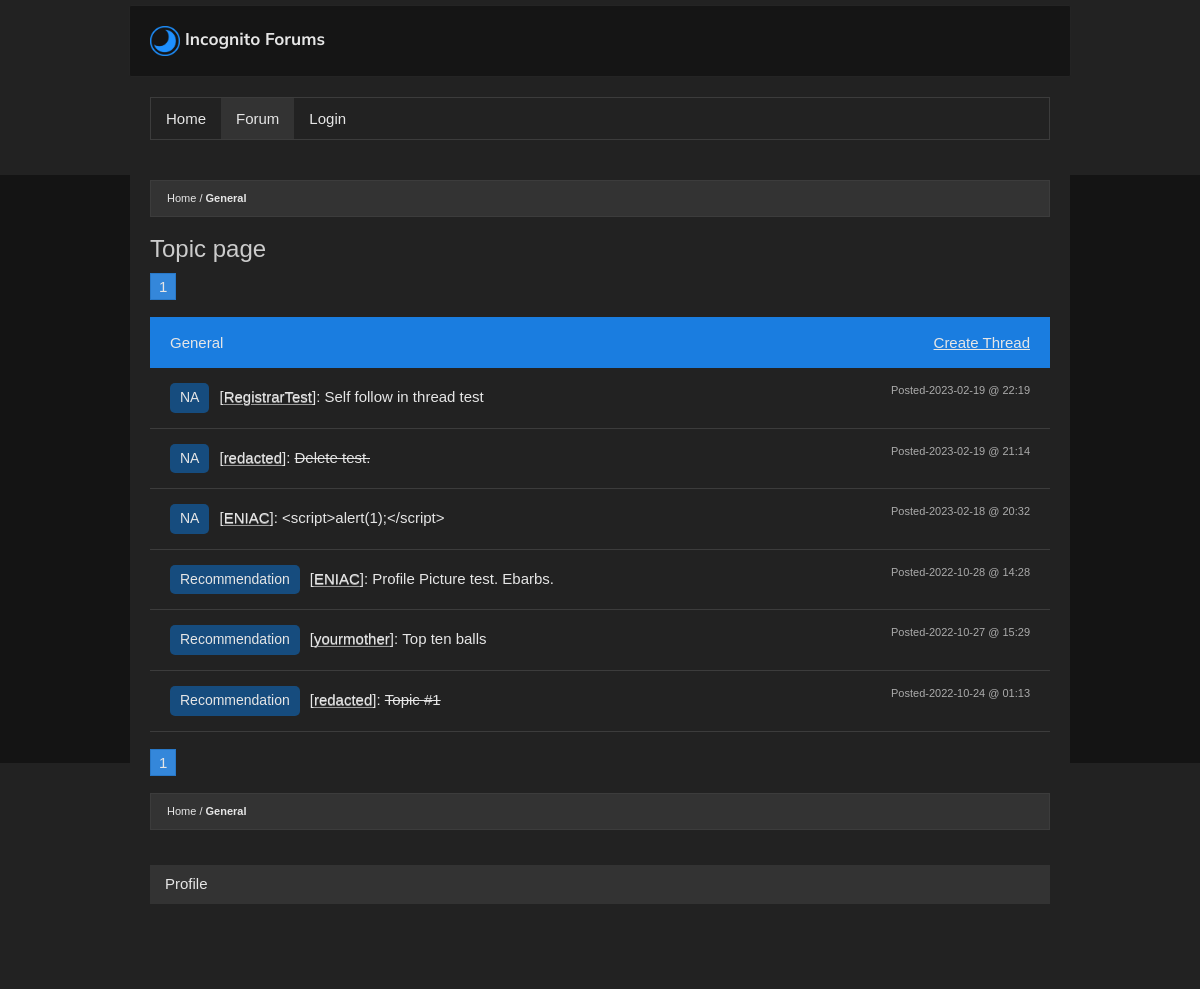
The app's page /sub/general, older data.
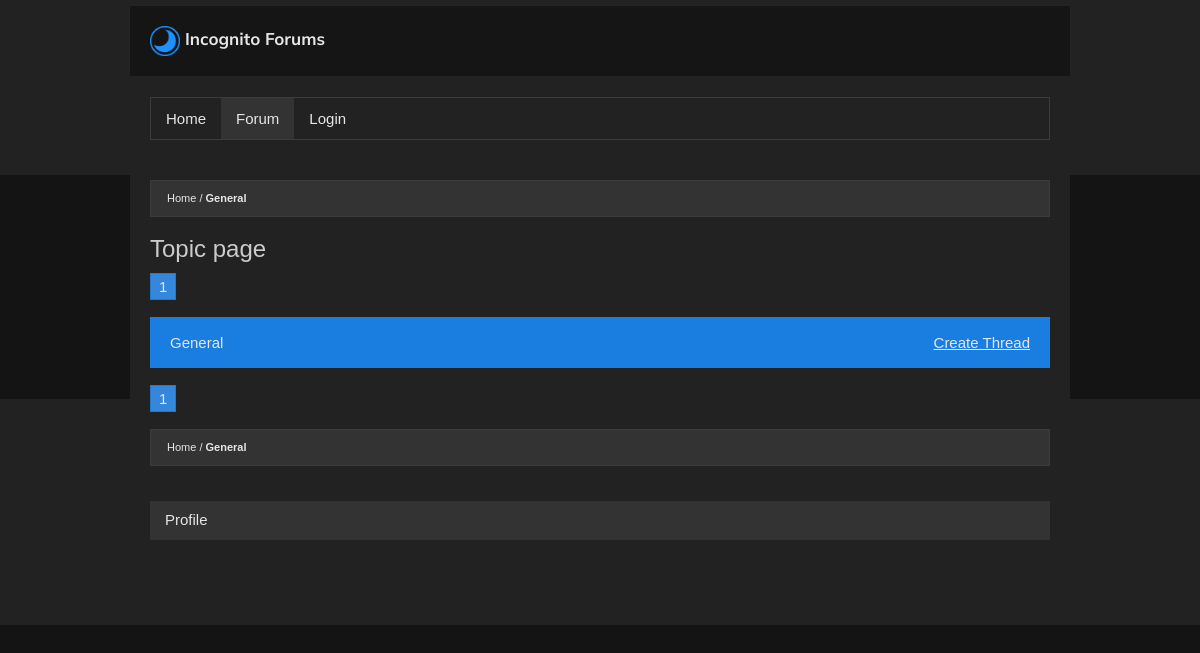
The same page, newer data.
### main.py (models this page shows, shortened)
class Subtopic(db.Model):
  id = db.Column(db.Integer, primary_key=True)
  name = db.Column(db.String(200), nullable=False)
  m_url = db.Column(db.String(60), unique=True, nullable=False)
  posts = db.relationship('Post', backref='subtopic', lazy=True)
  m_topic = db.Column(db.Integer, db.ForeignKey('topic.id'), nullable=False)
  adminTopic = db.Column(db.Boolean(), nullable=False, default=False)

class Post(db.Model):
  id = db.Column(db.Integer, primary_key=True)
  title = db.Column(db.String(200), nullable=False)
  content = db.Column(db.String(3000), nullable=False)
  author_id = db.Column(db.Integer, db.ForeignKey('user.id'), nullable=False)
  author = db.relationship(lambda: User,
                           uselist=False,
                           overlaps='post,user',
                           viewonly=True)
  created_on = db.Column(db.DateTime,
                         nullable=False,
                         default=datetime.utcnow,
                         index=True)
  replies = db.relationship('Comment', backref='post', lazy=True)
  msubtopic = db.Column(db.Integer,
                        db.ForeignKey('subtopic.id'),
                        nullable=False)
  sub = db.relationship(lambda: Subtopic,
                        uselist=False,
                        overlaps='post,subtopic',
                        viewonly=True)
  uuid = db.Column(db.String(40), default=tools.CreateUUID())
  mtag = db.Column(db.Integer, db.ForeignKey('tags.id'), nullable=True)
  tag = db.relationship(lambda: Tags,
                        uselist=False,
                        overlaps='post,tags',
                        viewonly=True)
  anon = db.Column(db.Boolean(), nullable=False, default=False)
  edited_time = db.Column(db.DateTime,
                         nullable=True)
  votes = db.relationship('ContentVote', backref='post', lazy=True)

class Tags(db.Model):
  id = db.Column(db.Integer, primary_key=True)
  name = db.Column(db.String(200), nullable=False)
  posts = db.relationship('Post', backref='tags', lazy=True)
  admin_only = db.Column(db.Boolean(), nullable=False, default=False)

class User(UserMixin, db.Model):
  id = db.Column(db.Integer, primary_key=True)
  username = db.Column(db.String(80), nullable=False, unique=True)
  description = db.Column(db.String(500), nullable=True)
  email = db.Column(db.String(60), nullable=True, unique=True)
  password = db.Column(db.String(600), nullable=False)
  confirmed = db.Column(db.Boolean(), nullable=False, default=False)
  registered_on = db.Column(db.DateTime,
                            nullable=False,
                            default=datetime.utcnow)
  profile_pic = db.Column(db.String(), default="default.png")
  role = db.Column(db.String(150), default="Commenter")
  admin = db.Column(db.Boolean(), nullable=False, default=False)
  posts = db.relationship('Post', backref='user', lazy=True)
  comments = db.relationship('Comment', backref='user', lazy=True)
  elo = db.Column(db.Integer, default=500)
  following = db.relationship('User',
                              secondary=followers,
                              backref=db.backref('followers', lazy='dynamic'),
                              primaryjoin=(followers.c.follower_id == id),
                              secondaryjoin=(followers.c.followed_id == id),
                              lazy='dynamic')
  notifications = db.relationship('Notification', backref='user', lazy=True)
  last_active = db.Column(db.DateTime,
                            nullable=True,
                            default=datetime.utcnow)
  liked = db.relationship(
    'ContentVote',
    foreign_keys='ContentVote.user_id',
    backref='user', lazy='dynamic')

### main.py (the view)
@app.route('/sub/<murl>')
def topic(murl):
  page = request.args.get('page', 1, type=int)
  sub = Subtopic.query.filter_by(m_url=murl).first_or_404()
  posts = Post.query.order_by(Post.created_on.desc()).filter_by(
    msubtopic=sub.id).paginate(page=page, per_page=10, error_out=False)
  return render_template("topic.html", sub=sub, posts=posts)

### main.py (called while the page is built)
@app.before_request
def updateLastActive():
  if not current_user.is_authenticated: return
  global currently_online
  current_user.last_active = datetime.utcnow()
  appendOnline(current_user)
  db.session.commit()

### tools.py (called while the page is built, shortened)
def days_between(d1):
    if d1 == None: return "n.d"
    d2 = datetime.datetime.utcnow()
    secs = (d2 - d1).total_seconds()
    mins = math.floor(secs / 60)
    hours = math.floor(mins / 60)
    days = math.floor(hours / 24)
    months = math.floor(days / 30)
    years = math.floor(months / 12)
    if abs(mins) < 6:
        return "Currently online"
    if abs(hours) < 1:
        return 'Active ' + str(round(mins)) + ' minute(s) ago'
    if abs(days) < 1:
        return 'Active ' + str(round(hours)) + ' hour(s)'

### templates/topic.html (shortened to what this page needs)
{% extends 'base.html' %}
{% set active_page = 'forum' %}
{% block main %}
  <ul class="bread">
    <li><a href="{{ url_for('mserve') }}">Home</a></li>
    <li><a href="{{ url_for('topic', murl=sub.m_url) }}" class="bold">{{ sub.name }}</a></li>
  </ul>
  <div class="title"><h1>Topic page</h1></div>
  <div class="pages">
    <a href="#" class="activePage">{{ request.args.get('page', 1) }}</a>
  </div>
  <div class="group">
    <div class="node">
      <h4 class="nodeTitle inline">{{ sub.name }}</h4> <a href="{{ url_for('create', murl=sub.m_url) }}" class="threadcreate">Create Thread</a>
    </div>
    {% for post in posts %}
    {% if not post.anon %}
    <div class="subunit clearfix"><a href="{{url_for('thread', id=post.uuid )}}"><h4 class="elipsis"><div class="badge">{{ post.tag.name }}</div><span class="cname">{{ post.author.username }}</span>{{ post.title|truncate(80)|safe }}</h4></a> <a class="recent" href="{{url_for('thread', id=post.uuid )}}">Posted-<time class="time">{{ post.created_on.strftime('%Y-%m-%d @ %H:%M') }}</time></a></div>
    {% else %}
    <div class="subunit clearfix"><a href="{{url_for('thread', id=post.uuid )}}"><h4 class="elipsis"><div class="badge">{{ post.tag.name }}</div><span class="cname">redacted</span><s>{{ post.title|truncate(80)|safe }}</s></h4></a> <a class="recent" href="{{url_for('thread', id=post.uuid )}}">Posted-<time class="time">{{ post.created_on.strftime('%Y-%m-%d @ %H:%M') }}</time></a></div>
    {% endif %}
    {% endfor %}
  </div>
  <div class="pages">
    <a href="#" class="activePage">{{ request.args.get('page', 1) }}</a>
  </div>
  <ul class="bread">
    <li><a href="{{ url_for('mserve') }}">Home</a></li>
    <li><a href="{{ url_for('topic', murl=sub.m_url) }}" class="bold">{{ sub.name }}</a></li>
  </ul>
</div>
{% endblock %});

### templates/base.html (shortened to what this page needs)
<!DOCTYPE html>
<html xmlns="http://www.w3.org/1999/xhtml" lang="en" xml:lang="en">
<head>
  <link href="{{ url_for('static', filename='style.css') }}" rel="preconnect stylesheet" type="text/css" />
</head>
<body>
<div id="header">
  <div class="navbar pagesize noselect"><a class="nostyle" href="{{ url_for('index') }}"><img class="stache" src="{{ url_for('static', filename='imgs/stache.png') }}" alt="" aria-hidden='true'><span id="namebar">{{ settings['website']['name'] }}</span></a></div>
  <nav class="pagesize">
    <ul class="btncontainer clearfix">
      <a class="{{'active' if active_page == 'home' }}" href="/">Home</a>
      <a class="{{'active' if active_page == 'forum' }}" href="{{ url_for('mserve') }}">Forum</a>
      {% if current_user.is_authenticated %}
      <a class="{{'active' if active_page == 'profile' }}" href="{{ url_for('profile', username=current_user.username) }}">Profile</a>
      <a class="rightfloat" href="{{ url_for('logout') }}">Logout</a>
      <div class="notifications rightfloat">
        {% set notis = GetNotifications(current_user) %}
        <a class="nopadd" href="{{ url_for('notifications') }}"><summary data-nots='{{ notis.all()|length }}' {% if (notis.all()|length) > 0 %}class='enabled'{% endif %}>N</summary></a>
      </div>{% else %}
      <a class="{{'active' if active_page == 'login' }}" href="{{ url_for('login') }}">Login</a>
      {% endif %}
    </ul>
  </nav>
</div>
<div class="content pagesize">
<main>{% block main %}{% endblock %}</main>
<footer class="bottom">
    <div class="pagesize">
        <div class="socials">
        <ul class="clearfix">
            {% if current_user.is_authenticated %}
            <a class="left" href="{{ url_for('profile', username=current_user.username) }}">Profile</a>
            {% else %}
            <a href="{{ url_for('profile', username='LIX') }}" class="left">Profile</a>
            {% endif %}
        </ul>
        </div>
        <div class="legal">{% if current_user.is_authenticated %}<a href="{{ url_for('settings') }}">Logged in as: {{ current_user.username }}</a>{% endif %}</div>
    </div>
</footer>
</body>
</html>

### static/style.css (style rules this page uses)
html, body { height: 100%; width: 100%; overflow-x: hidden; margin: 0; color: rgb(230, 230, 230); background-color: rgb(20, 20, 20); font-family: Arial, Helvetica, sans-serif; font-family: Verdana, sans-serif; font-size: 15px; -moz-text-size-adjust: 100%; -ms-text-size-adjust: 100%; text-size-adjust: 100%; -webkit-text-size-adjust: 100%; line-height: 1.4; word-wrap: break-word; }
#header { background-color: #222; width: 100%; margin: 0; position: relative; top: 0; height: 170px; padding-top: 5px; }
.noselect { -webkit-user-select: none; -moz-user-select: none; -ms-user-select: none; user-select: none; }
#header span { font-weight: bold; font-family: Arial, Helvetica, sans-serif; font-family: 'Mulish', sans-serif; font-size: 17px; }
.navbar { background: #151515; padding: 20px; border-radius: 2px; margin: auto; margin-top: 8px; border: 1px solid #242424; }
nav { background-color: #222; padding: 20px; margin: auto; margin-top: 15px; }
nav a { text-decoration: none; color: rgb(230, 230, 230); margin: 0; float: left; text-align: center; }
.btncontainer { background-color: #222; text-align: center; border: 1px solid rgb(60, 60, 60); }
.btncontainer a { padding: 10px 15px; }
ul { list-style-type: none; margin: 0; padding: 0; }
.btncontainer a.active { background-color: #333; }
.content ul.bread { margin: auto; padding: 10px 16px; background-color: #333; margin-bottom: 15px; border: 1px solid rgb(60, 60, 60); font-size: 11px; }
.bread li { display: inline; }
.bread li a { text-decoration: none; color: rgb(230, 230, 230); }
.bread li+li:before { content: "/\00a0"; }
.content a { color: rgb(230, 230, 230); }
.bold { font-weight: bold; }
.pagesize { max-width: 900px; margin: 0 auto; }
h1, h2, h3, h4, h5, h6 { font-weight: normal; font-family: Arial, Helvetica, sans-serif; }
.title h1 { font-size: 24px; color: #ccc; overflow: hidden; }
.title { margin-bottom: 10px; }
.content { z-index: 1; margin: auto; background: #222; padding: 20px; position: relative; margin-top: -15px; }
.bottom { left: 50%; -webkit-transform: translateX(-50%); -ms-transform: translateX(-50%); transform: translateX(-50%); position: relative; margin-top: -102px; padding: 5px; background-color: #222; width: 100%; height: 121px; padding-top: 100px; }
.socials { z-index: 1; background-color: #333; }
.socials a { padding: 10px 15px; text-decoration: none; color:rgb(230, 230, 230); }
.socials a.left { float: left; }
.legal { padding: 5px; }
.group { margin-bottom: 20px; }
.group .node { background-color: #1a7de0; padding: 15px 20px; }
.group .node .nodeTitle { margin: 0; }
.pages { margin-bottom: 20px; }
.pages a { text-decoration: none; border: 1px solid #555; padding: 4px 8px; background-color: #333; -webkit-transition: 0.2s; -o-transition: 0.2s; transition: 0.2s; }
.pages a.activePage { background-color: #3487da; border-color: #2878c8; }
.inline { display: inline-block; }
.threadcreate { float: right; }
.stache { width: 30px; position: relative; vertical-align: middle; margin-right: 5px; }
.nostyle { text-decoration: none; color: unset; }
article ul, ol, h1, h2, h3, h4, h5, h6 { white-space: normal; margin: 0; }
.clearfix::after { content: ""; clear: both; display: table; }

Row changes from the older to the newer data that the page shows:
removed Post: tag.name "NA", author.username "RegistrarTest", title "Self follow in thread test", created_on "2023-02-19 @ 22:19"
removed Post: tag.name "NA", title "Delete test.", created_on "2023-02-19 @ 21:14"
removed Post: tag.name "NA", author.username "ENIAC", title "<script>alert(1);</script>", created_on "2023-02-18 @ 20:32"
no longer on this page (row edited): Post: tag.name "Recommendation", author.username "ENIAC", title "Profile Picture test. Ebarbs.", created_on "2022-10-28 @ 14:28"
no longer on this page (row edited): Post: tag.name "Recommendation", author.username "yourmother", title "Top ten balls", created_on "2022-10-27 @ 15:29"
no longer on this page (row edited): Post: tag.name "Recommendation", title "Topic #1", created_on "2022-10-24 @ 01:13"
